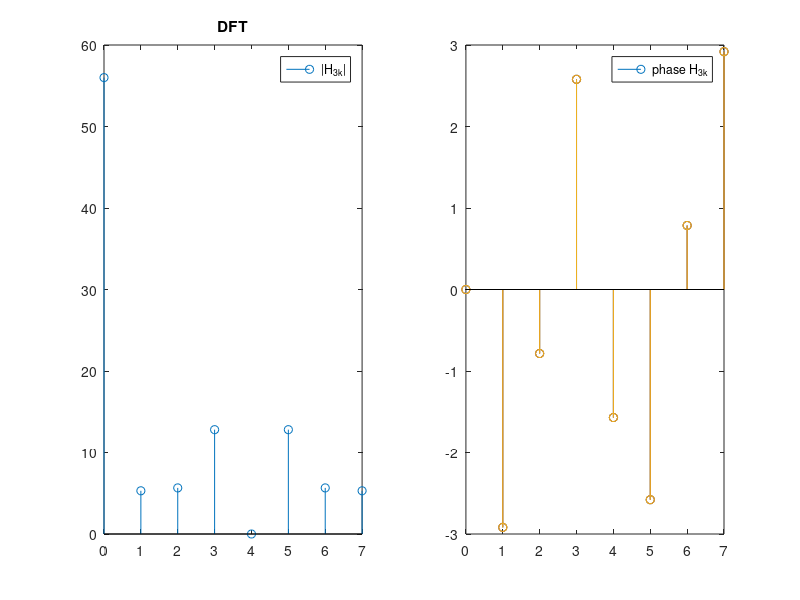

This figure's MATLAB source:
% Discrete Fourier Transform

% Clear workspace
clc
close all

% Input Signal for FIR filter
x = [1 2 3 5 7 11 0 1 1 2 3 5 8 4 2 1];

% Impulse Response
h = [1 2 2 1 3 2 1 2 2 1 1 2 3 1 1 2];
h1 = h(1:8);
h2 = 2*h(1:8);
h3 = 4*h(1:8);

h4 = -2*h1;
h5 = -4*h1;
h6 = h1-1;
h7 = h1+1;

% DFT
N = length(h1);
for k = 0: N-1
    for n = 0: N-1
        H1(n+1) = h1(n+1) * exp(-j*2*pi*k*n/N);
    end
    H1k(k+1) = sum(H1);
end

% Plot
figure
% Magnitude Response
subplot(1,2,1)
mag1 = abs(H1k);
stem (0:N-1, mag1);
legend ('|H_1_k|')
xlim([0 7]);
title('DFT');
% Phase Response
subplot(1,2,2)
phasefun1 = angle(H1k);
stem (0:N-1, phasefun1);
legend ('phase H_1_k')
xlim([0 7]);

hold on;

N = length(h2);
for k = 0: N-1
    for n = 0: N-1
        H2(n+1) = h2(n+1) * exp(-j*2*pi*k*n/N);
    end
    H2k(k+1) = sum(H2);
end

subplot(1,2,1)
mag2 = abs(H2k);
stem (0:N-1, mag2);
legend ('|H_2_k|')
xlim([0 7]);
title('DFT');

subplot(1,2,2)
phasefun2 = angle(H2k);
stem (0:N-1, phasefun2);
legend ('phase H_2_k')
xlim([0 7]);

hold on;

N = length(h3);
for k = 0: N-1
    for n = 0: N-1
        H3(n+1) = h3(n+1) * exp(-j*2*pi*k*n/N);
    end
    H3k(k+1) = sum(H3);
end

subplot(1,2,1)
mag3 = abs(H3k);
stem (0:N-1, mag3);
legend ('|H_3_k|')
xlim([0 7]);
title('DFT');


subplot(1,2,2)
phasefun3 = angle(H3k);
stem (0:N-1, phasefun3);
legend ('phase H_3_k')
xlim([0 7]);
